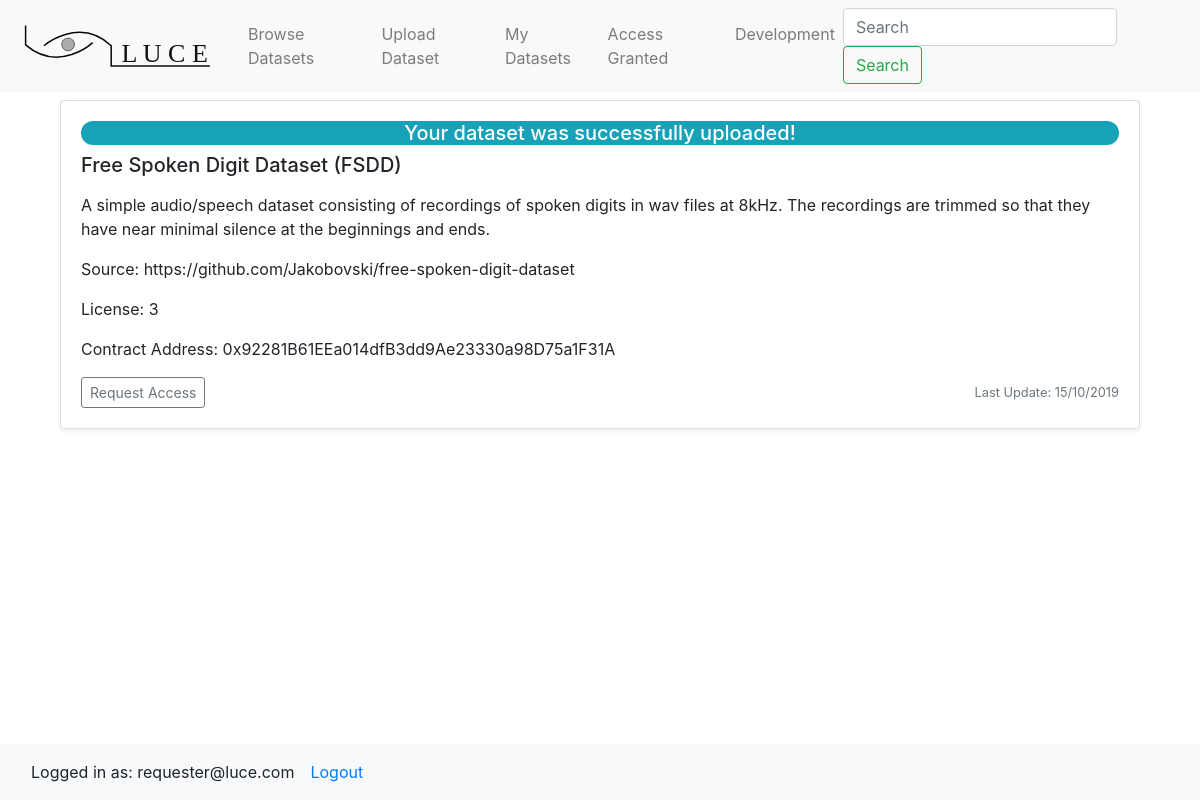
/data/1/upload_success (signed in), run on the app's committed database.
### datastore/models.py (models this page shows, shortened)
class Dataset(models.Model):
    title           = models.CharField(max_length=120)
    description     = models.TextField(null=True, blank=True)
    license         = models.IntegerField() # encoded as integer
    file            = models.FileField(upload_to='files/', blank=True, null=True)
    owner           = models.CharField(max_length=120) # owner username/email
    owner_address   = models.CharField(max_length=180) # msg.sender
    contract_address= models.CharField(max_length=180) # address of smart contract
    published       = models.BooleanField(default = False)
    access_granted  = models.ManyToManyField(User, related_name='datasets_accessible')
    created_by      = models.ForeignKey(User, default=1, null=True, on_delete=models.SET_NULL, related_name='datasets_owned')
    timestamp       = models.DateTimeField(auto_now_add=True)
    updated         = models.DateTimeField(auto_now=True)
    objects         = DatasetManager()
    def get_request_access_url(self):
        return f"/data/{self.pk}/request"
    class Meta:
        ordering = ['-updated', '-timestamp']

### accounts/models.py (models this page shows, shortened)
class User(AbstractBaseUser):
    email = models.EmailField(
        verbose_name='email address',
        max_length=255,
        unique=True,
    )
    first_name 	= 	models.CharField(max_length=255, blank=True, null=True)
    last_name 	= 	models.CharField(max_length=255, blank=True, null=True)
    institution =	models.CharField(max_length=255, blank=True, null=True)
    ethereum_public_key 	=	models.CharField(max_length=255, blank=True, null=True)
    ethereum_private_key    =   models.CharField(max_length=255, blank=True, null=True)
    is_approved =  models.BooleanField(default=True) # True for now while developing..
    active = models.BooleanField(default=True)
    staff = models.BooleanField(default=False) # a admin user; non super-user
    admin = models.BooleanField(default=False) # a superuser
    USERNAME_FIELD = 'email'
    REQUIRED_FIELDS = ['first_name', 'last_name', 'institution']
    objects = UserManager()
    def __str__(self):
        return self.email
    @property
    def is_active(self):
        return self.active

### datastore/views.py (the view)
# urls.py: path('data/<int:dataset_id>/upload_success', upload_success_view),
def upload_success_view(request, dataset_id):
    obj = get_object_or_404(Dataset, id=dataset_id)
    context = {"dataset": obj,
                "user": request.user}
    template = 'data/upload_success.html'
    return render(request, template, context)

### datastore/managers.py (called while the page is built)
    def get_queryset(self):
        return DatasetQuerySet(self.model, using=self._db)

### datastore/templates/data/upload_success.html (shortened to what this page needs)
{% extends "base.html" %}
{% block content %}
<div class='container'>
			<div class="col my-2">
			    <div class="card shadow-sm">
			      <div class="card-body">
			        <h5 class="badge-pill badge-info text-center">
			        Your dataset was successfully uploaded!  </h5>
			        <h5 class="card-title"> {{ dataset.title }} </h5>
			        <p class="card-text"> {{ dataset.description|linebreaks }} </p>
			        <p class="card-text"> License: {{ dataset.license }} </p>
					{% if user.is_authenticated %}
					{% if not user == dataset.created_by %}
			        {% if dataset.published %}
				        <p class="card-text"> Contract Address: {{ dataset.contract_address }} </p>
			   		{% endif %}
			   		{% if user not in dataset.access_granted.all %}
			              <div class="d-flex justify-content-between align-items-center">
			                <div class="btn-group">
			                  <button type="button" class="btn btn-sm btn-outline-secondary" onclick="window.location.href=' {{ dataset.get_request_access_url }} '">Request Access</button>
			                </div>
			                <small class="text-muted"> Last Update: {{ dataset.updated|date:"d/m/Y" }}</small>
			              </div>
			        {% endif %}
					{% endif %}
					{% endif %}
			      </div>
			    </div>
			  </div>
</div>
{% endblock %}

### lucehome/templates/base.html (shortened to what this page needs)
<!doctype html>
<html lang="en">
  <head>
        <link rel="stylesheet" href="https://stackpath.bootstrapcdn.com/bootstrap/4.3.1/css/bootstrap.min.css">
  </head>
  <body>
        {% include 'navbar.html' %}
                <div class='container-fluid pb-5'>
                    {% block content %}{% endblock %}
                </div>
        <nav class="navbar fixed-bottom navbar-light bg-light">
            {% if user.is_authenticated %}
                <a class="col-auto pr-0 mr-0 navbar-text">Logged in as: {{ user }}</a>
                <a class="col nav-item nav-link" href="/logout">Logout</a>
            {% else %}
                <a class=" col-auto navbar-text" href="/login">Not logged in</a>
            {% endif %}
        </nav>
  </body>
</html>

### data on the page
Dataset: title "Free Spoken Digit Dataset (FSDD)", description "A simple audio/speech dataset consisting of recordings of spoken digits in wav files at 8kHz. The recordings are trimmed so that they have near minimal silence at the beginnings and ends. Source: https://github.com/Jakobovski/free-spoken-digit-dataset", license "3", contract_address "0x92281B61EEa014dfB3dd9Ae23330a98D75a1F31A", updated "15/10/2019"
User: email "requester@luce.com"
